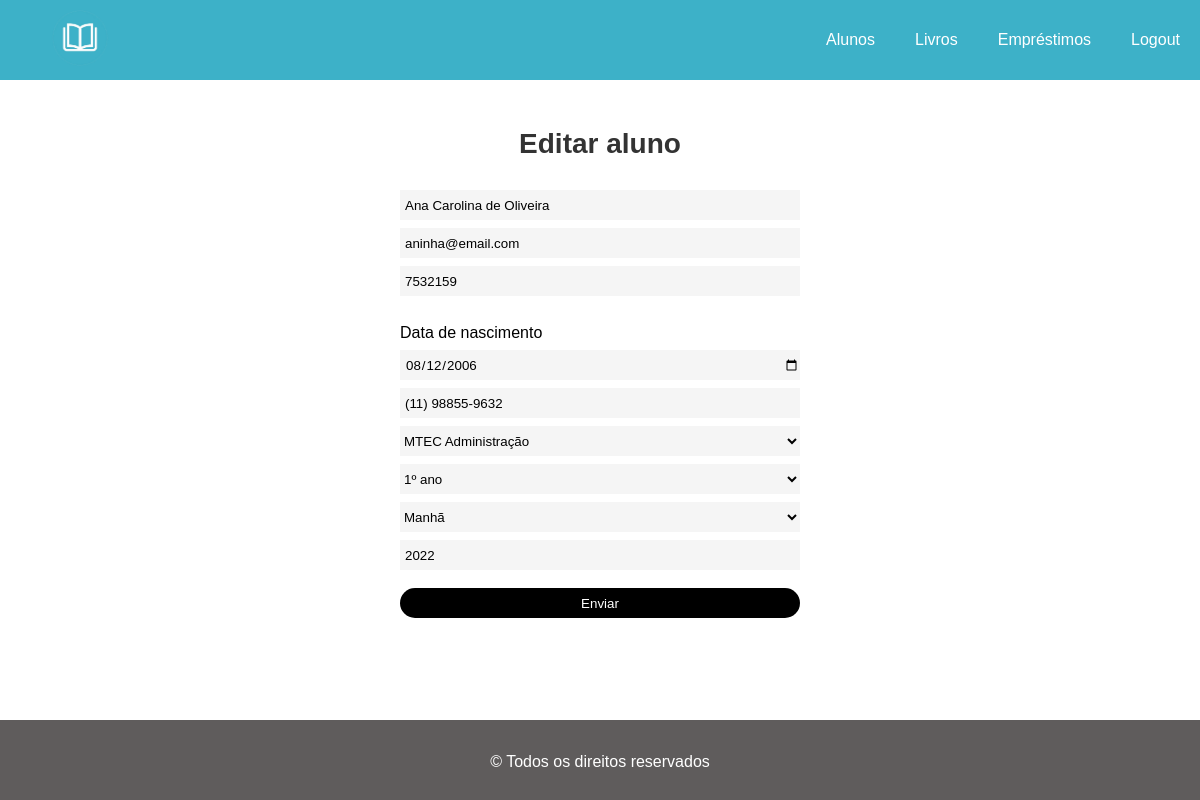
Screenshot of /index.php?pagina=form_aluno&edt_aluno=22853 (signed in) with the database file from the repository.
### tables this page shows
CREATE TABLE ALUNO(
	RM INT NOT NULL primary key,
    NOME VARCHAR(60) NOT NULL,
    TELEFONE VARCHAR(15) NOT NULL,  
    DATA_NASC DATE NOT NULL,        
    EMAIL VARCHAR(100) NOT NULL,
    SENHA VARCHAR(32) NOT NULL,
    CURSO VARCHAR(40) NOT NULL,
    SERIE CHAR(1) NOT NULL, 
    ANO_INGRESSO year NOT NULL,
    PERIODO CHAR(5) NOT NULL
);

### views/form_alunos.php (the view, shortened to what this page needs)
<?php
    if (!isset($_GET['edt_aluno'])) {
?>
<form action="cadastrar/cadastrar_alunos.php" class="formu" method="post">
    <h2>Cadastro de aluno</h2>
    <input required type="text" name="nome" id=""placeholder="Nome">
    <input required type="text" name="email" id=""placeholder="Email">
    <input required type="text" name="psw" id=""placeholder="Senha">
    <label for="nasc">Data de nascimento</label>
    <input required type="date" name="nasc" id="nasc"placeholder="dd/mm/aaaa" required>
    <input type="text" name="tel" id=""placeholder="Telefone">
    <input required type="text" name="rm" id=""placeholder="RM">
    <select name="crso" id="">
        <option value="MTEC Administração">MTEC Administração</option>
        <option value="MTEC Informática para Internet">MTEC Informática para Internet</option>
        <option value="MTEC Logística">MTEC Logística</option>
        <option value="Técnico em Administração">Técnico em Administração</option>
        <option value="Técnico em Desenvolvimento de Sistemas">Técnico em Desenvolvimento de Sistemas</option>
    </select>
    <select name="serie" id="">
        <option value="1">1º ano</option>
        <option value="2">2º ano</option>
        <option value="3">3º ano</option>
    </select>
    <select name="perio" id="">
        <option value="Manhã">Manhã</option>
        <option value="Tarde">Tarde</option>
        <option value="Noite">Noite</option>
    </select>
    <input required type="" name="anoingr" id=""placeholder="Ano de ingresso">
    <button class="btnform" type="submit">Enviar</button>
    </div>
</form>
<?php
} else {
        $query = "SELECT * FROM ALUNO WHERE RM = '". $_GET['edt_aluno'] . "'";
        $consulta_alunos = mysqli_query($conexao, $query);
        $linha = mysqli_fetch_row($consulta_alunos);
    ?>
    <form action="editar/editar_alunos.php" class="formu" method="post">
        <h2>Editar aluno</h2>
        <input required type="text" name="nome" id=""placeholder="Nome" value="<?php echo $linha["1"] ?>">
        <input required type="text" name="email" id=""placeholder="Email" value="<?php echo $linha["4"] ?>">
        <input required type="text" name="psw" id=""placeholder="Senha" value="<?php echo $linha["5"] ?>">
        <label for="nasc">Data de nascimento</label>
        <input required type="date" name="nasc" id="nasc"placeholder="dd/mm/aaaa" required value="<?php echo $linha["3"] ?>">
        <input type="text" name="tel" id=""placeholder="Telefone" value="<?php echo $linha["2"] ?>">
        <select name="crso" id="" autofocus="">
            <option value="MTEC Administração">MTEC Administração</option>
        </select>
        <select name="serie" id="">
            <option value="1">1º ano</option>
        </select>
        <select name="perio" id="">
            <option value="Manhã">Manhã</option>
        </select>
        <input required type="" name="anoingr" id=""placeholder="Ano de ingresso" value="<?php echo $linha["8"] ?>">
        <button class="btnform" type="submit">Enviar</button>
    </form>
<?php
}
?>

### estilos/base-site.css (style rules this page uses)
* { margin: 0; padding: 0; box-sizing: border-box; font-family: Arial, Helvetica, sans-serif; }
body { font-family: Arial, sans-serif; background-color: #ffffff; }
h2 { font-size: 1.75rem; color: #333; padding: 1em 0 0.8em 0; }

### estilos/form.css (style rules this page uses)
form { text-align: center; max-width: 400px; margin: 0 auto; }
label, input, select { display: block; }
input, select { background-color: rgba(221, 221, 221, 0.301); border: none; width: 100%; height: 30px }
label { margin-top: 20px; text-align: left; }
input { padding-left: 5px; transition: ease-in 0.2s; }
input::placeholder { color: rgba(0, 0, 0, 0.7); }
.btnform { border: none; border-radius: 100px; background-color: rgb(0, 0, 0); color: rgb(255, 255, 255); margin-top: 10px; height: 30px; width: 100%; transition: ease-in 0.2s; }
.formu { display: flex; flex-direction: column; gap: 8px; }

### rows the page displays
aluno: nome "Ana Carolina de Oliveira", email "aninha@email.com", psw "7532159", nasc "08/12/2006", tel "(11) 98855-9632", anoingr "2022"
